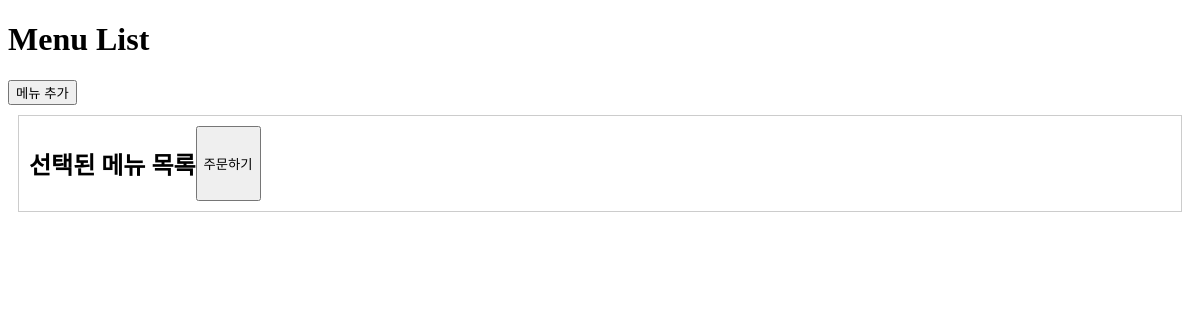
The app's page /menu/, older data.
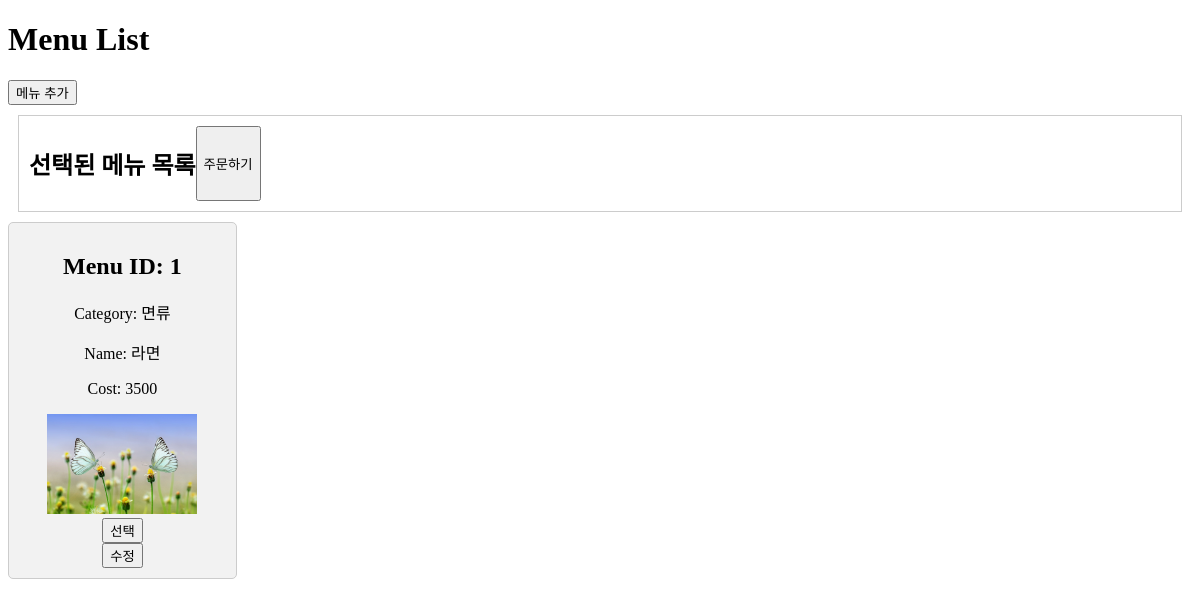
The same page, newer data.
### dataTest/models.py (models this page shows)
class Menu(models.Model):
    category = models.CharField(max_length=10)
    name = models.CharField(max_length=10)
    cost = models.IntegerField()
    dateTimeOfPosting = models.DateTimeField(auto_now_add=True)
    image = models.ImageField(upload_to='menu_image/', null=True, blank=True)
    class Meta:
        ordering = ["dateTimeOfPosting"]

### dataTest/views.py (the view)
# urls.py: path('menu/', views.menu_list, name='menu_list'),
@csrf_exempt
def menu_list(request):
    query_set = Menu.objects.all()
    context = {'menus': query_set}
    return render(request, 'dataTest/menu_list.html', context)

### dataTest/templates/dataTest/menu_list.html (shortened to what this page needs)
<!DOCTYPE html>
<html>
<head>
</head>
<body>
    <h1>Menu List</h1>
    <form method="post" action="{% url 'menu_create' %}">
        <button type="submit">메뉴 추가</button>
    </form>
    <div class="selected-menu-box">
        <h2>선택된 메뉴 목록</h2>
        <button id="order-button">주문하기</button>
    </div>
    <div class="menu-grid">
        {% for menu in menus %}
            <div class="menu-box">
                <h2>Menu ID: {{ menu.id }}</h2>
                <p>Category: {{ menu.category }}</p>
                <p>Name: {{ menu.name }}</p>
                <p>Cost: {{ menu.cost }}</p>
                {% if menu.image %}
                    <img src="{{ menu.image.url }}" alt="Menu Image" width="150">
                {% else %}
                    <p>No image available</p>
                {% endif %}
                <br>
                <button class="select-menu-button" data-menu-id="{{ menu.id }}">선택</button>
                <form method="post" action="{% url 'menu_edit' menu.id %}">
                    <button type="submit">수정</button>
                </form>
            </div>
        {% endfor %}
    </div>
</body>
</html>

Row changes from the older to the newer data that the page shows:
added Menu: id "1", category "면류", name "라면", cost "3500", image (picture)
